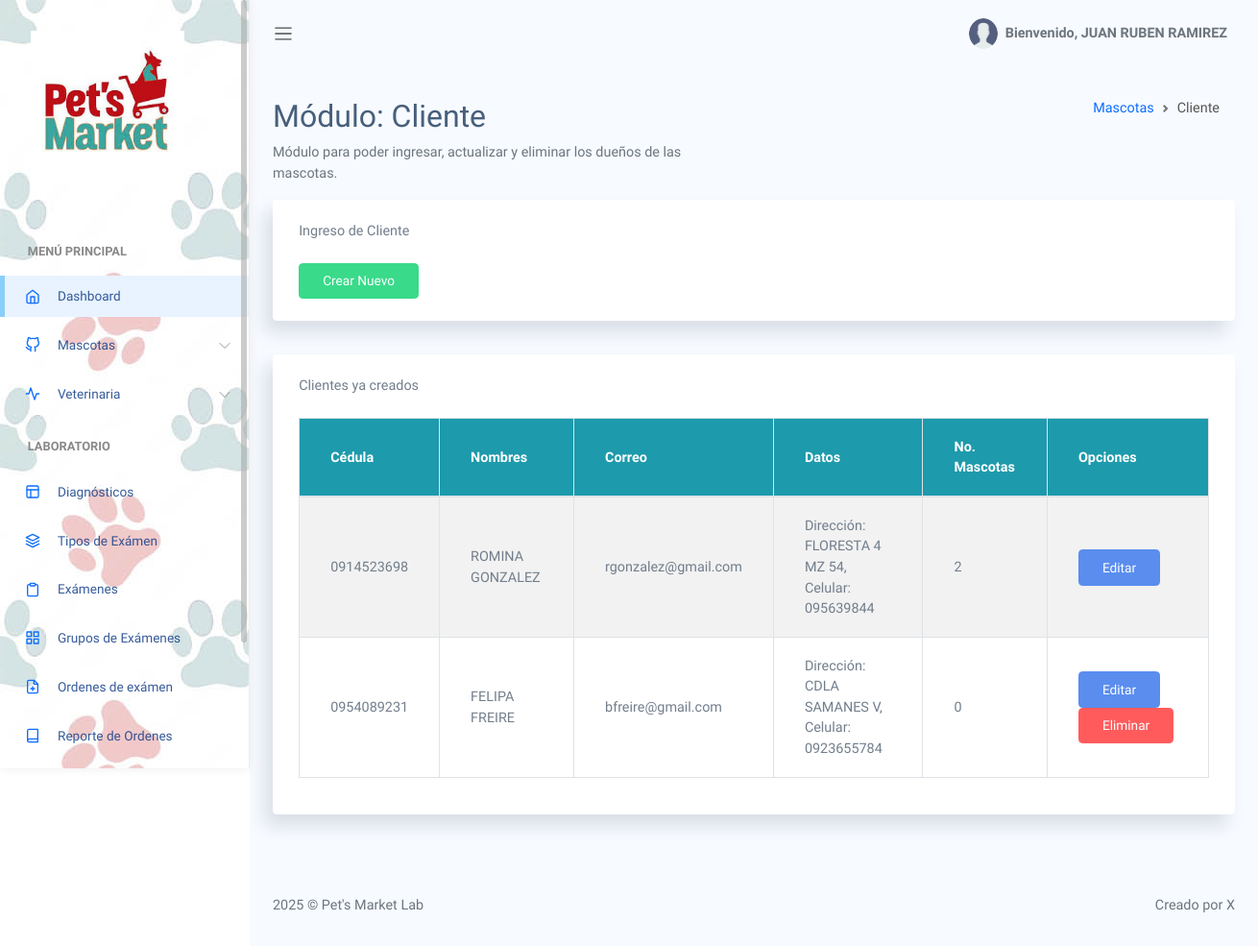
The app's page /docs/cliente.php (signed in), older data.
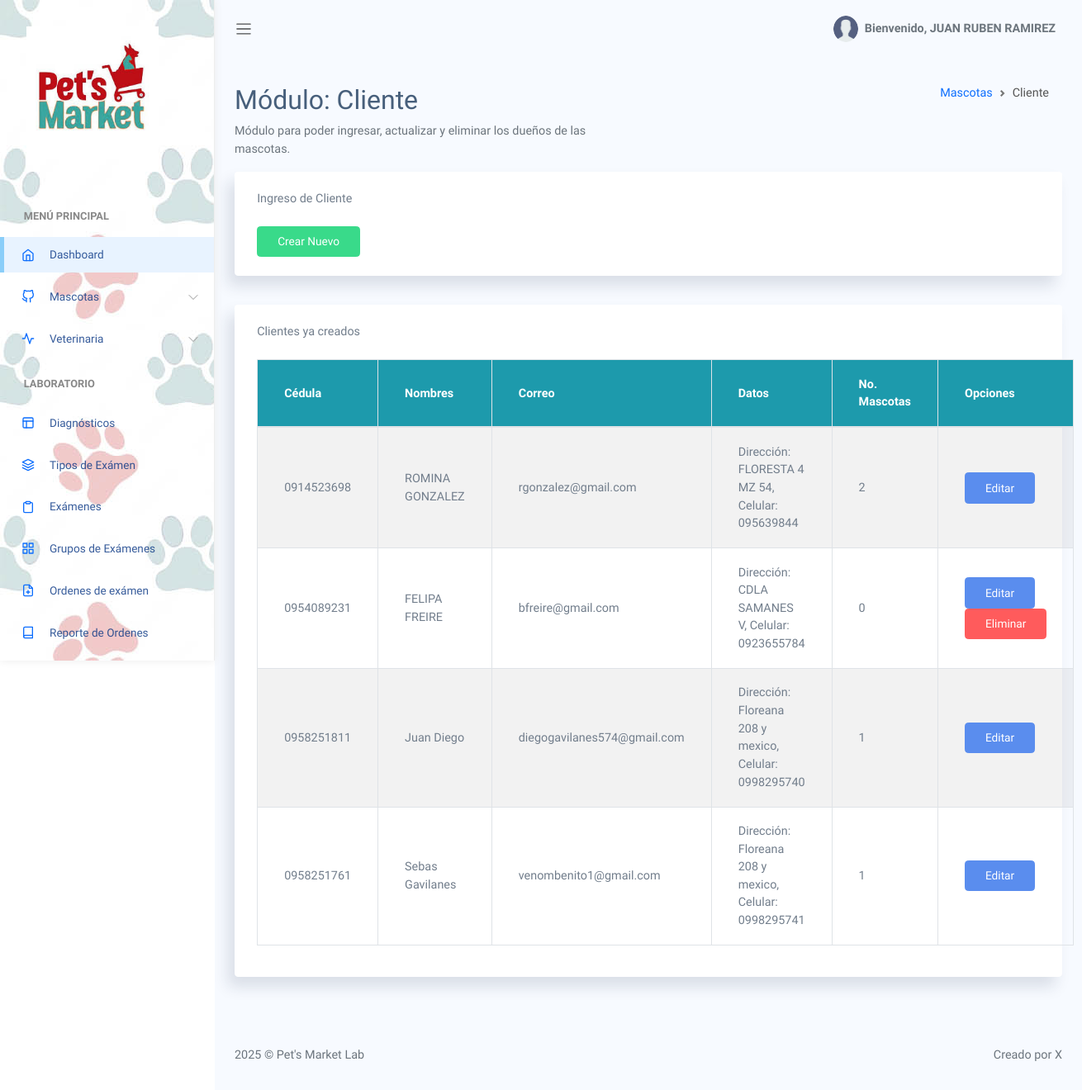
The same page, newer data.
### tables this page shows
CREATE TABLE `cliente` (
  `id_cliente` int(11) NOT NULL,
  `nombre` varchar(100) NOT NULL,
  `apellido` varchar(100) NOT NULL,
  `direccion` varchar(255) NOT NULL,
  `telf` varchar(20) NOT NULL,
  `correo` varchar(100) NOT NULL,
  `edad` int(11) NOT NULL,
  `sexo` varchar(12) NOT NULL,
  `cedula` varchar(10) NOT NULL,
  `nacionalidad` varchar(50) NOT NULL,
  `clave` varchar(255) NOT NULL,
  `estado` int(11) NOT NULL DEFAULT 1
);

### docs/cliente.php (the view, shortened to what the changed rows need)
<!DOCTYPE html>
<html lang="es">
<head>
    <link rel="stylesheet" href="assets/css/bootstrap.css">
    <link rel="stylesheet" href="assets/dataTables.bootstrap5.css" />
    <link rel="stylesheet" href="assets/buttons.bootstrap5.css"/>
    <link rel="stylesheet" href="assets/vendors/perfect-scrollbar/perfect-scrollbar.css">
    <link rel="stylesheet" href="assets/css/app.css">
    <link rel="stylesheet" href="assets/sweetalert/sweetalert.css" />
</head>
<body>
    <div id="app">
    <?php include("sidebar.php"); ?>
        <div id="main">
<div class="main-content container-fluid">
    <section class="section">
        <div class="card">
            <div class="card-body">
                <table class='table table-striped table-bordered' id="table1">
                    <thead>
                        <tr >
                            <th style="background-color: #1d9aac;" class="text-white">Cédula</th>
                            <th style="background-color: #1d9aac;" class="text-white">Nombres</th>
                            <th style="background-color: #1d9aac;" class="text-white">Correo</th>
                            <th style="background-color: #1d9aac;" class="text-white">Datos</th>
                            <th style="background-color: #1d9aac;" class="text-white">No. Mascotas</th>
                            <th style="background-color: #1d9aac;" class="text-white">Opciones</th>
                        </tr>
                    </thead>
                    <tbody>
                    <?php
                    $query="select * from cliente where estado=1";
                    $resultado = $bd->query($query);
                    while($fila = $resultado->fetch_array()){
                    ?>
                        <tr>
                            <td><?php echo $fila['cedula']; ?></td>
                            <td><?php echo $fila['nombre']." ".$fila['apellido']; ?></td>
                            <td><?php echo $fila['correo']; ?></td>
                            <td>Dirección: <?php echo $fila['direccion']; ?>, Celular: <?php echo $fila['telf']; ?> </td>
                             <?php
                               $cantMasc = 0;
                               $query2="select count(id_paciente) numis from paciente where estado=1 and id_cliente=".$fila['id_cliente'];
                               $resultado2 = $bd->query($query2);
                               while($fila2 = $resultado2->fetch_array()) {
                                   $cantMasc = $fila2['numis'];
                               }
                               ?>
                            <td><?php echo $cantMasc; ?></td>
                            <td>
                                <button type="button" class="btn btn-primary" onclick="abrir_modal('<?php echo $fila['id_cliente']; ?>','<?php echo $fila['nombre']; ?>','<?php echo $fila['apellido']; ?>','<?php echo $fila['cedula']; ?>','<?php echo $fila['direccion']; ?>','<?php echo $fila['telf']; ?>','<?php echo $fila['correo']; ?>', '<?php echo $fila['edad']; ?>', '<?php echo $fila['sexo']; ?>', '<?php echo $fila['nacionalidad']; ?>', '<?php echo $fila['clave']; ?>')">Editar</button>
                                <?php
                                if($cantMasc<1) { ?>
                                    <button type="button" class="btn btn-danger" onclick="eliminar('<?php echo $fila['id_cliente']; ?>')">Eliminar</button>
                                <?php } ?>
                            </td>
                        </tr>
                <?php } ?>
                    </tbody>
                </table>
            </div>
        </div>
    </section>
</div>
        </div>
    </div>
</body>
</html>

### docs/sidebar.php (shortened to what the changed rows need)
<div id="sidebar" class='active' >
    <div class="sidebar-wrapper active" style="background: url('assets/images/background/auth3.jpg')">
        <div class="sidebar-header" >
            <img src="assets/images/logoRF.png" alt="" srcset="">
        </div>
        <div class="sidebar-menu">
            <ul class="menu">
            </ul>
        </div>
    </div>
</div>

Row changes from the older to the newer data that the page shows:
added cliente: cedula "0958251811", nombre "Juan", apellido "Diego", correo "diegogavilanes574@gmail.com", direccion "Floreana 208 y mexico", telf "0998295740", cantMasc "1"
added cliente: cedula "0958251761", nombre "Sebas", apellido "Gavilanes", correo "venombenito1@gmail.com", direccion "Floreana 208 y mexico", telf "0998295741", cantMasc "1"
